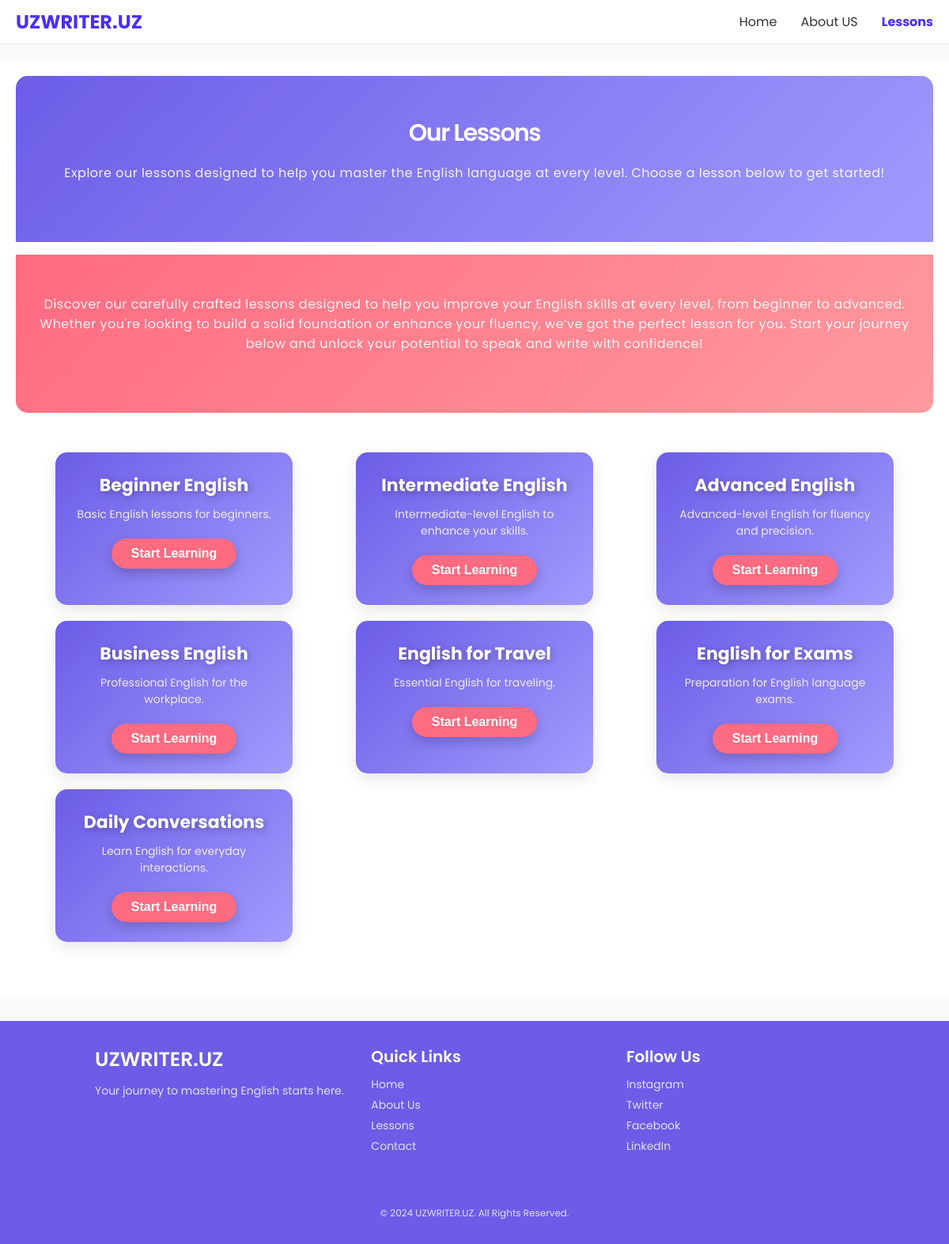
The app's page /lessons.php, older data.
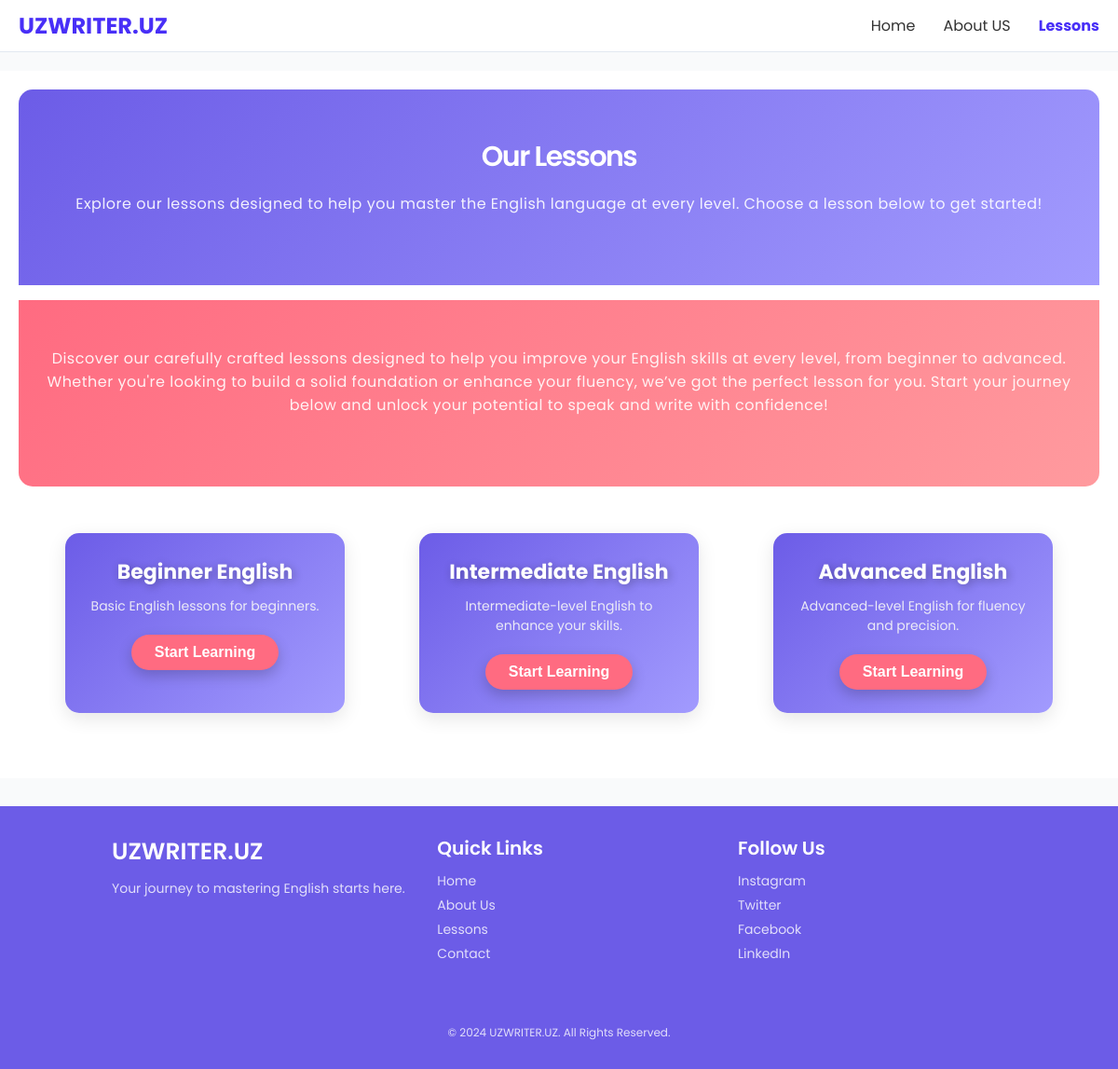
The same page, newer data.
### tables this page shows
CREATE TABLE IF NOT EXISTS lessons (
    id INT PRIMARY KEY AUTO_INCREMENT,
    title VARCHAR(100) NOT NULL,
    description VARCHAR(255) NOT NULL
);

### config.php (called while the page is built, shortened)
<?php
class Database
{
    private $conn;
    public function __construct()
    {
        $this->conn = new mysqli(DB_SERVER, DB_USERNAME, DB_PASSWORD, DB_NAME);
    }
    public function executeQuery($sql, $params = [], $types = "")
    {
        $result = $this->conn->prepare($sql);
        if (!$result->execute()) {
            return "Execution error: " . $result->error;
        }
        return $result;
    }
    public function select($table, $columns = "*", $condition = "", $params = [], $types = "")
    {
        $sql = "SELECT $columns FROM $table" . ($condition ? " WHERE $condition" : "");
        $result = $this->executeQuery($sql, $params, $types);
        return $result->get_result()->fetch_all(MYSQLI_ASSOC);
    }
}

### lessons.php (the view, shortened to what this page needs)
<?php include 'config.php' ?>
<?php $query = new Database(); ?>
<?php $lessons = $query->select('lessons', '*') ?>
<!DOCTYPE html>
<html lang="en">
<head>
</head>
<body>
    <?php include 'includes/header.php'; ?>
    <div class="container">
        <section class="section call-to-action">
            <h2 class="section__title">Our Lessons</h2>
            <p class="section__content">Explore our lessons designed to help you master the English language at every level. Choose a lesson below to get started!</p>
        </section>
        <br>
        <section class="section features">
            <p class="section__content">Discover our carefully crafted lessons designed to help you improve your English skills at every level, from beginner to advanced. Whether you're looking to build a solid foundation or enhance your fluency, we’ve got the perfect lesson for you. Start your journey below and unlock your potential to speak and write with confidence!</p>
        </section>
        <section class="section lessons-list">
            <?php
            $delay = 0;
            foreach ($lessons as $lesson): ?>
                <div class="lesson-card" style="animation-delay: <?= $delay ?>s;">
                    <h3><?= htmlspecialchars($lesson['title']) ?></h3>
                    <p><?= htmlspecialchars($lesson['description']) ?></p>
                    <a href="lesson_detail.php?lessonid=<?= urlencode($lesson['id']) ?>">
                        <button class="btn">Start Learning</button>
                    </a>
                </div>
            <?php
                $delay += 0.1;
            endforeach;
            ?>
        </section>
    </div>
    <?php include 'includes/footer.php'; ?>
</body>
</html>

### includes/header.php (shortened to what this page needs)
<head>
</head>
<header class="header">
    <nav class="navbar">
        <a href="/" class="logo">UZWRITER.UZ</a>
        <?php
        $current_page = basename($_SERVER['PHP_SELF']);
        ?>
        <ul class="menu">
            <li><a href="./" class="menu-item <?= $current_page == 'index.php' ? 'active' : '' ?>">Home</a></li>
            <li><a href="about.php" class="menu-item <?= $current_page == 'about.php' ? 'active' : '' ?>">About US</a>
            </li>
            <li><a href="lessons.php"
                    class="menu-item <?= $current_page == 'lessons.php' ? 'active' : '' ?>">Lessons</a></li>
        </ul>
    </nav>
</header>

### includes/footer.php (shortened to what this page needs)
<footer>
    <div class="footer-container">
        <div class="footer-content">
            <div class="footer-logo">
                <h1>UZWRITER.UZ</h1>
                <p>Your journey to mastering English starts here.</p>
            </div>
            <div class="footer-links">
                <h3>Quick Links</h3>
                <ul>
                    <li><a href="index.php">Home</a></li>
                    <li><a href="about.php">About Us</a></li>
                    <li><a href="lessons.php">Lessons</a></li>
                    <li><a href="contact.php">Contact</a></li>
                </ul>
            </div>
            <div class="footer-social">
                <h3>Follow Us</h3>
                <ul>
                    <li><a href="https://www.instagram.com/iqbolshoh_777" target="_blank">Instagram</a></li>
                    <li><a href="https://twitter.com/iqbolshoh_777" target="_blank">Twitter</a></li>
                    <li><a href="https://www.facebook.com/iqbolshoh_777" target="_blank">Facebook</a></li>
                    <li><a href="https://www.linkedin.com/in/iqbolshoh_777" target="_blank">LinkedIn</a></li>
                </ul>
            </div>
        </div>
        <div class="footer-bottom">
            <p>&copy; 2024 UZWRITER.UZ. All Rights Reserved.</p>
        </div>
    </div>
</footer>

### lessons.php (style rules this page uses)
.section { padding: 5rem 2rem; text-align: center; }
.section__title { font-size: 3rem; font-weight: 600; margin-bottom: 1.5rem; letter-spacing: -1.5px; }
.section__content { font-size: 1.6rem; font-weight: 400; margin-bottom: 2.5rem; opacity: 0.9; letter-spacing: 0.5px; }
.lessons-list { display: grid; grid-template-columns: repeat(auto-fit, minmax(300px, 1fr)); gap: 2rem; justify-items: center; }
.lesson-card { background: linear-gradient(135deg, #6c5ce7, #a29bfe); padding: 2.5rem; border-radius: 15px; box-shadow: 0 6px 20px rgba(0, 0, 0, 0.1); width: 300px; transition: transform 0.3s ease, box-shadow 0.3s ease; overflow: hidden; color: white; position: relative; opacity: 0; animation: slideUpFade 1s ease forwards; }
.lesson-card h3 { font-size: 2.2rem; color: #fff; margin-bottom: 1rem; text-shadow: 2px 2px 10px rgba(0, 0, 0, 0.3); }
.lesson-card p { font-size: 1.4rem; color: #f7f7f7; margin-bottom: 2rem; opacity: 0.9; }
.features { border-bottom-right-radius: 15px; border-bottom-left-radius: 15px; background: linear-gradient(135deg, #ff6b81, #ff9a9e); color: white; animation: slideUpFade 1s ease forwards; }
.call-to-action { border-top-right-radius: 15px; border-top-left-radius: 15px; background: linear-gradient(135deg, #6c5ce7, #a29bfe); color: white; animation: slideUpFade 1s ease forwards; }
.btn { font-size: 1.6rem; font-weight: 600; padding: 1rem 2.5rem; background-color: #ff6b81; color: white; border-radius: 50px; border: none; cursor: pointer; transition: all 0.3s ease; box-shadow: 0 6px 15px rgba(0, 0, 0, 0.2); }

### includes/header.php (style rules this page uses)
* { margin: 0; padding: 0; box-sizing: border-box; }
html { font-size: 62.5%; }
body { font-family: 'Poppins', sans-serif; background-color: #f9fafb; color: #333; }
header ul { list-style: none; }
header a { text-decoration: none; color: inherit; }
.header { border-bottom: 1px solid #e2e8f0; }
.navbar { display: flex; justify-content: space-between; align-items: center; padding: 1rem 2rem; background-color: #ffffff; }
.logo { font-size: 2.4rem; font-weight: 700; color: #482ff7; }
.menu { display: flex; gap: 3rem; }
.menu-item { font-size: 1.6rem; font-weight: 400; }
.menu-item:hover, .menu-item.active { color: #482ff7; font-weight: bold; }
.container { width: 100%; margin: auto; margin-top: 20px; margin-bottom: 30px; padding: 2rem; background-color: #ffffff; }

### includes/footer.php (style rules this page uses)
html, body { height: 100%; margin: 0; display: flex; flex-direction: column; }
footer { background-color: #6c5ce7; color: white; padding-top: 3rem; padding-bottom: 3rem; margin-top: auto; width: 100%; }
.footer-container { width: 80%; margin: 0 auto; display: flex; flex-direction: column; justify-content: space-between; min-height: 150px; }
.footer-content { display: flex; justify-content: space-between; width: 100%; flex-wrap: wrap; margin-bottom: 2rem; }
.footer-logo h1 { font-size: 2.5rem; margin-bottom: 1rem; font-weight: 600; }
.footer-logo p { font-size: 1.4rem; opacity: 0.8; margin-bottom: 2rem; }
.footer-links, .footer-social { width: 30%; margin-bottom: 2rem; }
.footer-links h3, .footer-social h3 { font-size: 2rem; margin-bottom: 1rem; font-weight: 600; }
.footer-links ul, .footer-social ul { list-style: none; padding: 0; }
.footer-links ul li, .footer-social ul li { margin: 0.5rem 0; }
.footer-links ul li a, .footer-social ul li a { text-decoration: none; color: white; font-size: 1.4rem; opacity: 0.8; transition: opacity 0.3s; }
.footer-bottom { text-align: center; margin-top: 2rem; font-size: 1.2rem; font-weight: 400; opacity: 0.8; }

Row changes from the older to the newer data that the page shows:
removed lessons: title "Business English", description "Professional English for the workplace."
removed lessons: title "English for Travel", description "Essential English for traveling."
removed lessons: title "English for Exams", description "Preparation for English language exams."
removed lessons: title "Daily Conversations", description "Learn English for everyday interactions."
